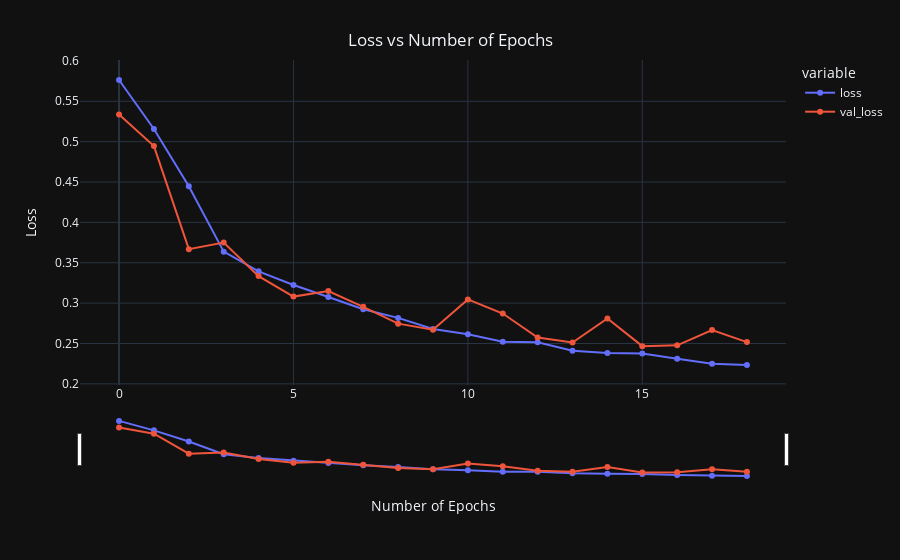

The cell this chart's notebook holds for it:
### Code cell
x = px.line(data_frame= history , 
            y= ["loss" , "val_loss"] , 
            markers = True )
x.update_xaxes(title="Number of Epochs",
              rangeslider_visible = True)
x.update_yaxes(title = "Loss")
x.update_layout(showlegend = True,
    title = {
        'text': 'Loss vs Number of Epochs',
        'y':0.94,
        'x':0.5,
        'xanchor': 'center',
        'yanchor': 'top'})
x.show()

### Figure 1 — Plotly figure (JSON) as saved in the notebook; plotly's stock layout.template omitted (floating-point values rounded to 4 significant figures)
{"data": [{"hovertemplate": "variable=loss<br>index=%{x}<br>value=%{y}<extra></extra>", "legendgroup": "loss", "line": {"color": "#636efa", "dash": "solid"}, "marker": {"symbol": "circle"}, "mode": "lines+markers", "name": "loss", "orientation": "v", "showlegend": true, "x": [0, 1, 2, 3, 4, 5, 6, 7, 8, 9, 10, 11, 12, 13, 14, 15, 16, 17, 18], "xaxis": "x", "y": [0.5764, 0.5157, 0.4447, 0.3638, 0.3394, 0.3224, 0.3077, 0.2924, 0.2817, 0.268, 0.2614, 0.252, 0.2514, 0.2411, 0.2383, 0.2375, 0.2312, 0.225, 0.2234], "yaxis": "y", "type": "scatter"}, {"hovertemplate": "variable=val_loss<br>index=%{x}<br>value=%{y}<extra></extra>", "legendgroup": "val_loss", "line": {"color": "#EF553B", "dash": "solid"}, "marker": {"symbol": "circle"}, "mode": "lines+markers", "name": "val_loss", "orientation": "v", "showlegend": true, "x": [0, 1, 2, 3, 4, 5, 6, 7, 8, 9, 10, 11, 12, 13, 14, 15, 16, 17, 18], "xaxis": "x", "y": [0.5335, 0.4945, 0.3669, 0.375, 0.3335, 0.3081, 0.315, 0.2954, 0.2746, 0.2672, 0.3046, 0.2871, 0.2574, 0.2512, 0.2811, 0.2467, 0.2477, 0.2666, 0.2517], "yaxis": "y", "type": "scatter"}], "layout": {"xaxis": {"anchor": "y", "domain": [0.0, 1.0], "title": {"text": "Number of Epochs"}, "rangeslider": {"visible": true}}, "yaxis": {"anchor": "x", "domain": [0.0, 1.0], "title": {"text": "Loss"}}, "legend": {"title": {"text": "variable"}, "tracegroupgap": 0}, "margin": {"t": 60}, "title": {"text": "Loss vs Number of Epochs", "y": 0.94, "x": 0.5, "xanchor": "center", "yanchor": "top"}, "showlegend": true}}
